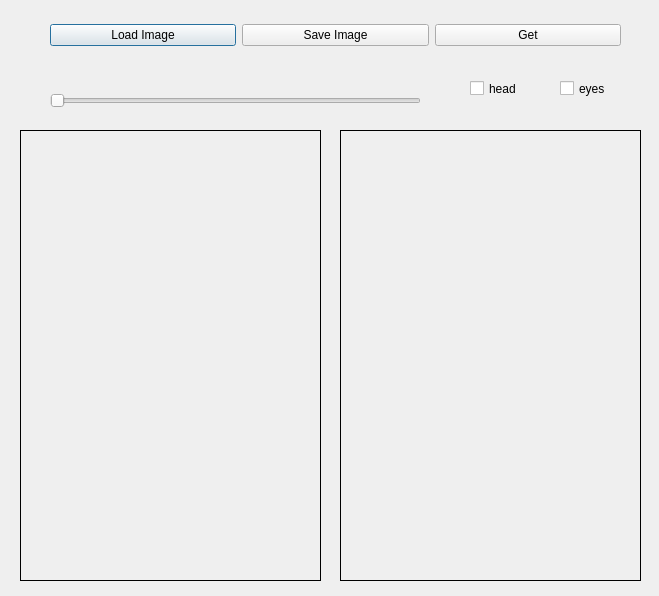
<?xml version="1.0" encoding="UTF-8"?>
<ui version="4.0">
 <class>Dialog</class>
 <widget class="QDialog" name="Dialog">
  <property name="geometry">
   <rect>
    <x>0</x>
    <y>0</y>
    <width>659</width>
    <height>596</height>
   </rect>
  </property>
  <property name="windowTitle">
   <string>Dialog</string>
  </property>
  <widget class="QLabel" name="imgLabel1">
   <property name="geometry">
    <rect>
     <x>20</x>
     <y>130</y>
     <width>301</width>
     <height>451</height>
    </rect>
   </property>
   <property name="frameShape">
    <enum>QFrame::Box</enum>
   </property>
   <property name="text">
    <string/>
   </property>
  </widget>
  <widget class="QLabel" name="imgLabel2">
   <property name="geometry">
    <rect>
     <x>340</x>
     <y>130</y>
     <width>301</width>
     <height>451</height>
    </rect>
   </property>
   <property name="frameShape">
    <enum>QFrame::Box</enum>
   </property>
   <property name="text">
    <string/>
   </property>
  </widget>
  <widget class="QCheckBox" name="c1">
   <property name="geometry">
    <rect>
     <x>470</x>
     <y>80</y>
     <width>70</width>
     <height>17</height>
    </rect>
   </property>
   <property name="text">
    <string>head</string>
   </property>
  </widget>
  <widget class="QCheckBox" name="c2">
   <property name="geometry">
    <rect>
     <x>560</x>
     <y>80</y>
     <width>70</width>
     <height>17</height>
    </rect>
   </property>
   <property name="text">
    <string>eyes</string>
   </property>
  </widget>
  <widget class="QWidget" name="layoutWidget">
   <property name="geometry">
    <rect>
     <x>50</x>
     <y>20</y>
     <width>571</width>
     <height>31</height>
    </rect>
   </property>
   <layout class="QHBoxLayout" name="horizontalLayout">
    <item>
     <widget class="QPushButton" name="button1">
      <property name="text">
       <string>Load Image</string>
      </property>
     </widget>
    </item>
    <item>
     <widget class="QPushButton" name="button2">
      <property name="text">
       <string>Save Image</string>
      </property>
     </widget>
    </item>
    <item>
     <widget class="QPushButton" name="button3">
      <property name="text">
       <string>Get</string>
      </property>
     </widget>
    </item>
   </layout>
  </widget>
  <widget class="QSlider" name="hSlider">
   <property name="geometry">
    <rect>
     <x>50</x>
     <y>90</y>
     <width>371</width>
     <height>22</height>
    </rect>
   </property>
   <property name="orientation">
    <enum>Qt::Horizontal</enum>
   </property>
  </widget>
 </widget>
 <resources/>
 <connections/>
</ui>
